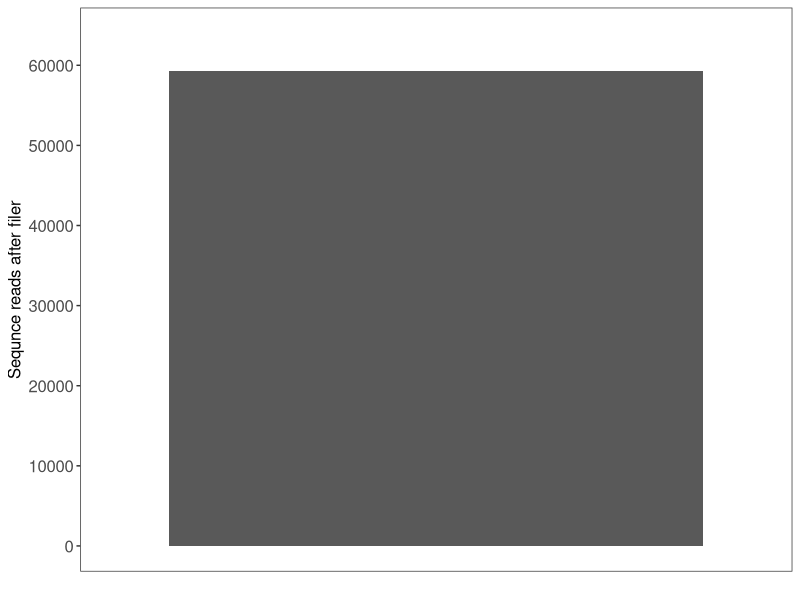
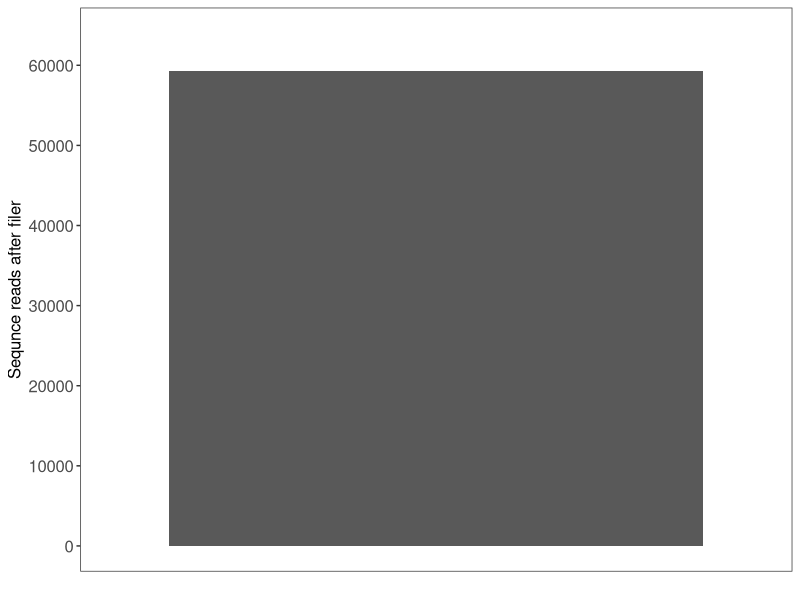

These figures' R source, in order:
library("ggplot2")

Input <- read.table("sample_size.txt", sep="\t",header=T)
Input$lab <- factor(Input$lab, levels = levels(Input$lab)[c(1,3,5,2,4)], ordered = T)


p <- ggplot(Input, aes(x=lab, y=average_reads, group=lab)) +
  geom_bar(stat="identity", position="stack") +
  xlab("")+ylab("Sequnce reads after filer")+
  #geom_text(aes(label=p), position=position_stack(vjust=1))+
  #geom_text(aes(label=rate))+
  scale_x_discrete(breaks=c( "H2O","leaf_germfree","root_germfree","leaf_BFO","root_BFO"),
                   labels=c("H2O","Leaf-BFO","Root-BFO","Leaf+BFO","Root+BFO"))+
  scale_y_continuous(breaks=seq(0, 60000, by=10000),limits=c(0, 64000))+
  theme_bw()+
  theme(axis.text.x=element_text(size=12,angle=45,hjust=1))+
  theme(axis.text.y = element_text(size=12,hjust=1))+
  theme(axis.title.y = element_text(size=12))+
  theme(axis.title.x=element_text(size=12))+
  theme(panel.grid.major = element_blank())+
  theme(panel.grid.minor = element_blank())+ 
  theme(axis.text.y=element_text(size=12))+
  theme(legend.text=element_text(size=12))+
  theme(legend.title=element_text(size=12))

p

pdf("sample_size.pdf", width=5, height=5, useDingbats = F)
p
dev.off()

